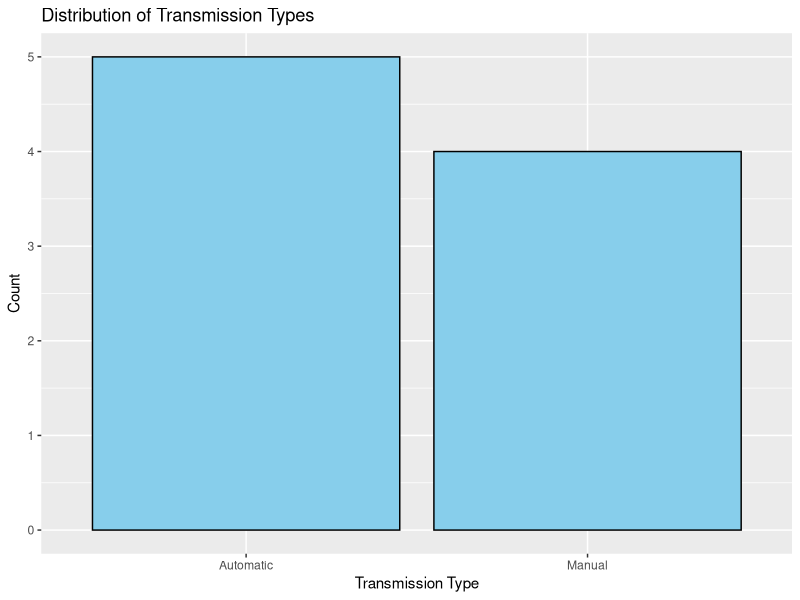

R code for this plot:
## ---- chunk 1
#1
mtcars
## ---- chunk 2
#2
num_observations <-nrow(mtcars)
num_columns<-ncol(mtcars)
column_names<-colnames(mtcars)

cat("number of observation",num_observations,"\n")
cat("number of columns:",num_columns,"\n")
cat("column names:",column_names,"\n")
## ---- chunk 3
num_summary <-summary(mtcars)

structure_info <-str (mtcars)

print("\nStructure of Variables:")
print(num_summary)

print("\nStructure of variables:")
print(structure_info)
## ---- chunk 4
install.packages("ggplot2")
library(ggplot2)


data <- data.frame(transmission = c("Automatic", "Manual", "Automatic", "Automatic", "Manual", "Manual", "Automatic", "Automatic", "Manual"))


ggplot(data, aes(x = transmission)) +
  geom_bar(fill = "skyblue", color = "black") +
  labs(title = "Distribution of Transmission Types",
       x = "Transmission Type",
       y = "Count")

## ---- chunk 5
max_mpg_index <- which.max(mtcars$mpg)
model_highest_mpg <- mtcars$model[max_mpg_index]


max_hp_index <- which.max(mtcars$hp)
model_highest_hp <- mtcars$model[max_hp_index]

cat("Model with the highest mpg:", model_highest_mpg, "\n")
cat("Car model with the highest horsepower:", model_highest_hp, "\n")
## ---- chunk 6
eight_cyl_cars <- mtcars[mtcars$cyl == 8, ]

write.csv(eight_cyl_cars, file = "newCar.csv", row.names = FALSE)

head(eight_cyl_cars, 2)

